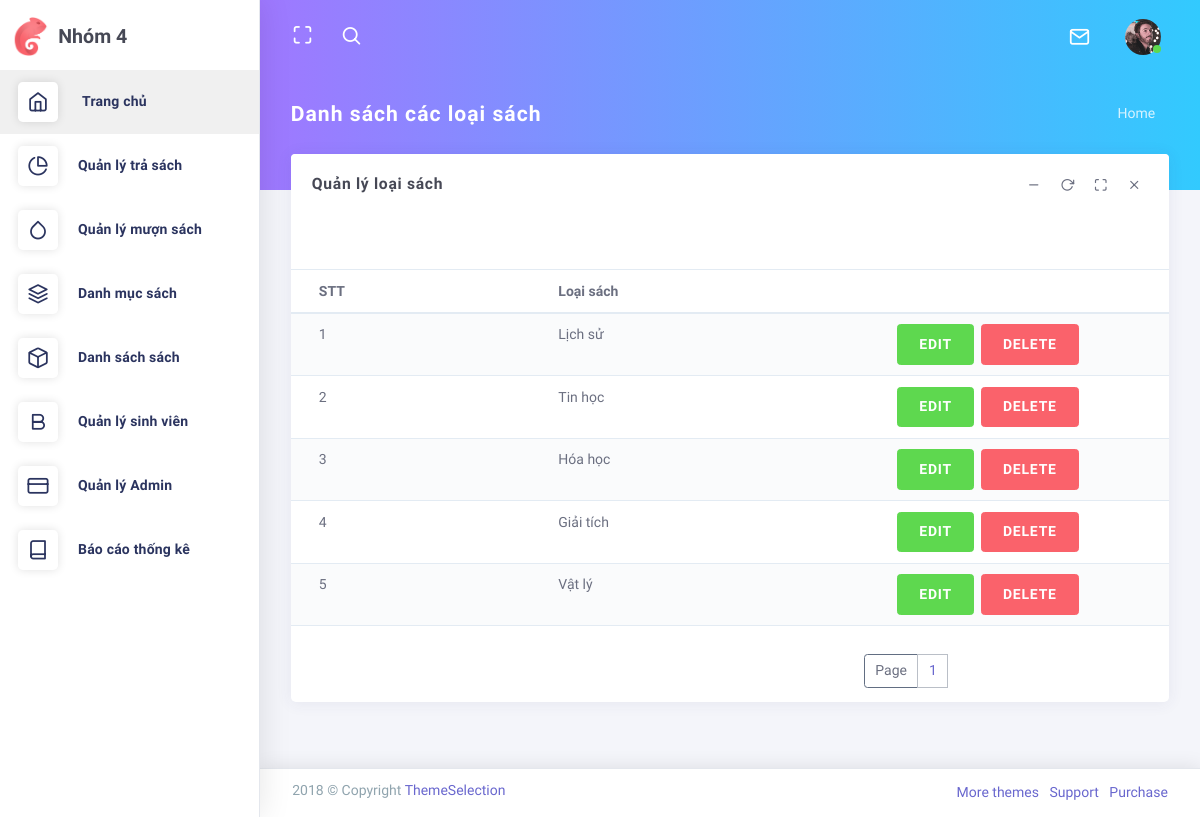
The app's page /admin/index.php?controller=category (signed in) with its own data.
### tables this page shows
CREATE TABLE `categories` (
  `id` int(11) NOT NULL,
  `name` varchar(255) NOT NULL
);

### admin/controllers/CategoryController.php (called while the page is built, shortened)
<?php
	include "models/CategoryModel.php";
	class CategoryController extends Controller
	{
		public function index()
		{
			$recordPerPage = 25;
			$numPage = ceil($this->totalRecord($recordPerPage)/$recordPerPage);
			$data = $this->modelRead($recordPerPage);
			$this->view("CategoryView.php",["data"=>$data,"numPage"=>$numPage]);
		}
	}
 ?>

### admin/models/CategoryModel.php (called while the page is built, shortened)
<?php
	trait CategoryModel
	{
		public function modelRead($recordPerPage)
		{
			$p = isset($_GET["p"]) && is_numeric($_GET["p"]) && $_GET["p"] > 0 ? ($_GET["p"]-1) : 0;
			$from = $p * $recordPerPage;
			$conn = Connection::connect();
			$query = $conn->query("select * from categories order by id desc limit $from,$recordPerPage");
			$result = $query->fetchAll();
			return $result;
		}
		public function totalRecord($recordPerPage)
		{
			$conn = Connection::connect();
			$query = $conn->query("select id from categories");
			return $query->rowCount();
		}
	}
?>

### admin/views/CategoryView.php (the view, shortened to what this page needs)
<nav class="header-navbar navbar-expand-md navbar navbar-with-menu navbar-without-dd-arrow fixed-top navbar-semi-light">
    <div class="navbar-wrapper">
        <div class="navbar-container content">
            <div class="collapse navbar-collapse show" id="navbar-mobile">
                <ul class="nav navbar-nav mr-auto float-left">
                    <li class="nav-item d-none d-md-block"><a class="nav-link nav-link-expand" href="#"><i class="ficon ft-maximize"></i></a></li>
                    <li class="nav-item dropdown navbar-search"><a class="nav-link dropdown-toggle hide" data-toggle="dropdown" href="#"><i class="ficon ft-search"></i></a>
                    </li>
                </ul>
                <ul class="nav navbar-nav float-right">
                    <li class="dropdown dropdown-language nav-item"><a class="dropdown-toggle nav-link" id="dropdown-flag" href="#" data-toggle="dropdown" aria-haspopup="true" aria-expanded="false"><i class="flag-icon flag-icon-us"></i><span class="selected-language"></span></a>
                    </li>
                </ul>
                <ul class="nav navbar-nav float-right">
                    <li class="dropdown dropdown-notification nav-item"><a class="nav-link nav-link-label" href="#" data-toggle="dropdown"><i class="ficon ft-mail"> </i></a>
                    </li>
                    <li class="dropdown dropdown-user nav-item">
                        <a class="dropdown-toggle nav-link dropdown-user-link" href="#" data-toggle="dropdown"> <span class="avatar avatar-online"><img src="./public/assets/images/portrait/small/avatar-s-19.png" alt="avatar"><i></i></span></a>
                    </li>
                </ul>
            </div>
        </div>
    </div>
</nav>
<div class="app-content content">
    <div class="content-wrapper">
        <div class="content-wrapper-before"></div>
        <div class="content-header row">
            <div class="content-header-left col-md-4 col-12 mb-2">
                <h3 class="content-header-title">Danh sách các loại sách</h3>
            </div>
            <div class="content-header-right col-md-8 col-12">
                <div class="breadcrumbs-top float-md-right">
                    <div class="breadcrumb-wrapper mr-1">
                        <ol class="breadcrumb">
                            <li class="breadcrumb-item">
                                <a href="index.php">Home</a>
                            </li>
                        </ol>
                    </div>
                </div>
            </div>
        </div>
        <div class="content-body">
            <div class="row">
                <div class="col-12">
                    <div class="card">
                        <div class="card-header">
                            <h4 class="card-title">Quản lý loại sách</h4>
                            <div class="heading-elements">
                                <ul class="list-inline mb-0">
                                    <li><a data-action="collapse"><i class="ft-minus"></i></a></li>
                                    <li><a data-action="reload"><i class="ft-rotate-cw"></i></a></li>
                                    <li><a data-action="expand"><i class="ft-maximize"></i></a></li>
                                    <li><a data-action="close"><i class="ft-x"></i></a></li>
                                </ul>
                            </div>
                        </div>
                        <div class="card-content collapse show">
                        </div>
                        <div class="card-content collapse show">
                            <div class="table-responsive">
                                <table class="table table-striped">
                                    <thead>
                                        <tr>
                                            <th scope="col">STT</th>
                                            <th scope="col">Loại sách</th>
                                            <th scope="col" style="width: 300px"></th>
                                        </tr>
                                    </thead>
                                    <tbody>
                                        <?php foreach ($data as $key => $row): ?>
                                            <tr>
                                                <td scope="row"><?php echo $key + 1; ?></td>
                                                <td scope="row"><?php echo $row->name; ?></td>
                                                <td scope="row">
                                                    <a class="btn btn-success" href="index.php?controller=category&action=update&id=<?php echo $row->id; ?>">EDIT</a>&nbsp;
                                                    <a class="btn btn-danger" href="index.php?controller=category&action=delete&id=<?php echo $row->id; ?>" onclick="return window.confirm('Ban co muon xoa?');">DELETE</a>
                                                </td>
                                            </tr>
                                        <?php endforeach; ?>
                                    </tbody>
                                </table>
                            </div>
                            <div class="navigation-background" style="margin-left: 573px;">
                                <ul class="pagination">
                                    <li class="page-item disabled">
                                        <a class="page-link" href="#">Page</a>
                                    </li>
                                    <?php for($i = 1;$i <= $numPage; $i++): ?>
                                        <li>
                                            <a class="page-link" href="index.php?controller=category&p=<?php echo $i; ?>"><?php echo $i; ?></a>
                                        </li>
                                    <?php endfor; ?>
                                </ul>
                            </div>
                        </div>
                    </div>
                </div>
            </div>
        </div>
    </div>
</div>
<footer class="footer footer-static footer-light navbar-border navbar-shadow">
    <div class="clearfix blue-grey lighten-2 text-sm-center mb-0 px-2"><span class="float-md-left d-block d-md-inline-block">2018 &copy; Copyright <a class="text-bold-800 grey darken-2" href="https://themeselection.com" target="_blank">ThemeSelection</a></span>
        <ul class="list-inline float-md-right d-block d-md-inline-blockd-none d-lg-block mb-0">
            <li class="list-inline-item"><a class="my-1" href="https://themeselection.com/" target="_blank"> More themes</a></li>
            <li class="list-inline-item"><a class="my-1" href="https://themeselection.com/support" target="_blank"> Support</a></li>
            <li class="list-inline-item"><a class="my-1" href="https://themeselection.com/products/chameleon-admin-modern-bootstrap-webapp-dashboard-html-template-ui-kit/" target="_blank"> Purchase</a></li>
        </ul>
    </div>
</footer>

### admin/public/assets/css/core/menu/menu-types/vertical-menu.css (style rules this page uses)
body.vertical-layout.vertical-menu.menu-expanded .navbar .navbar-container { margin-left: 260px; }
body.vertical-layout.vertical-menu.menu-expanded .content, body.vertical-layout.vertical-menu.menu-expanded .footer { margin-left: 260px; }

### records on screen
categories: name "Lịch sử"
categories: name "Tin học"
categories: name "Hóa học"
categories: name "Giải tích"
categories: name "Vật lý"
